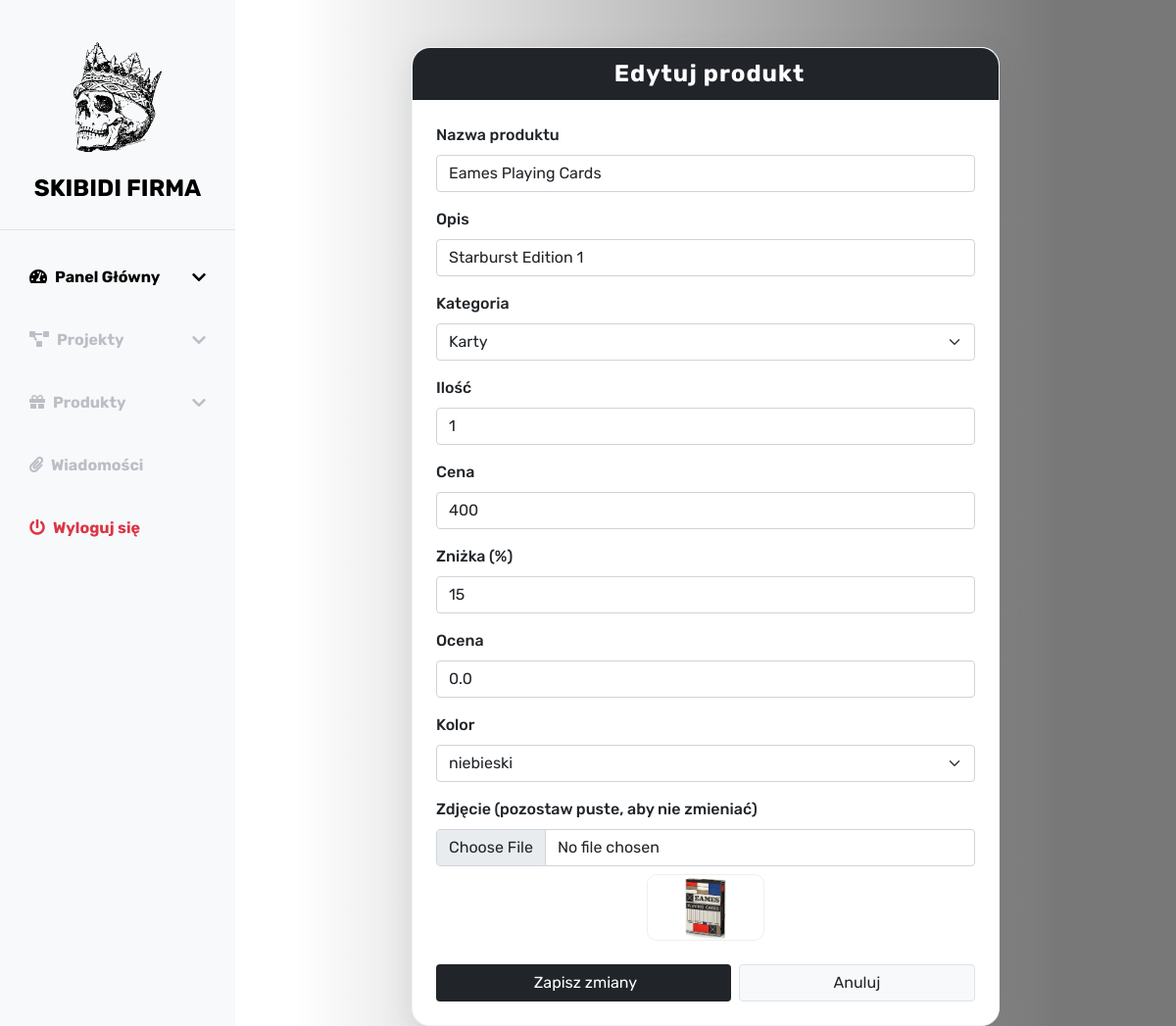
The app's page /admin/edit_product.php?id=14 with its own data.
### tables this page shows
CREATE TABLE `produkty` (
  `id` int(11) NOT NULL,
  `nazwa` varchar(50) NOT NULL,
  `opis` text NOT NULL,
  `kolor_id` int(11) DEFAULT NULL,
  `id_kategorii` int(11) NOT NULL,
  `ilosc` int(11) NOT NULL,
  `cena` float NOT NULL,
  `img_path` varchar(255) NOT NULL,
  `znizka` int(11) NOT NULL,
  `ocena` decimal(2,1) NOT NULL
);

CREATE TABLE `kategorie` (
  `id` int(11) NOT NULL,
  `kategoria` varchar(255) NOT NULL
);

CREATE TABLE `kolory` (
  `id` int(11) NOT NULL,
  `kolor` varchar(50) NOT NULL
);

### admin/edit_product.php (the view, shortened to what this page needs)
<?php
require_once("../misc/database.php");
$id = (int)$_GET['id'];
$result = mysqli_query($conn, "SELECT * FROM produkty WHERE id = $id");
$product = mysqli_fetch_assoc($result);
$cat_result = mysqli_query($conn, "SELECT id, kategoria FROM kategorie");
$color_result = mysqli_query($conn, "SELECT id, kolor FROM kolory");
?>
<!DOCTYPE html>
<html lang="pl">
<head>
    <?php include("../structure/admin/head.php"); ?>
</head>
<body>
    <?php include("../structure/admin/sidebar.php"); ?>
    <div class="container">
        <div class="edit-product-card card mt-5">
            <div class="card-header">
                <i class="bi bi-pencil-square me-2"></i>Edytuj produkt
            </div>
            <div class="card-body p-4">
                <form action="update_product.php" method="post" enctype="multipart/form-data">
                    <div class="mb-3">
                        <label class="form-label">Nazwa produktu</label>
                        <input type="text" name="product_name" class="form-control" value="<?= htmlspecialchars($product['nazwa']) ?>" required>
                    </div>
                    <div class="mb-3">
                        <label class="form-label">Opis</label>
                        <input type="text" name="product_desc" class="form-control" value="<?= htmlspecialchars($product['opis']) ?>">
                    </div>
                    <div class="mb-3">
                        <label class="form-label">Kategoria</label>
                        <select name="product_category" class="form-select">
                            <?php while ($cat = mysqli_fetch_assoc($cat_result)): ?>
                                <option value="<?= $cat['id'] ?>" <?= $cat['id'] == $product['id_kategorii'] ? 'selected' : '' ?>>
                                    <?= htmlspecialchars($cat['kategoria']) ?>
                                </option>
                            <?php endwhile; ?>
                        </select>
                    </div>
                    <div class="mb-3">
                        <label class="form-label">Ilość</label>
                        <input type="number" name="product_amount" class="form-control" value="<?= $product['ilosc'] ?>" min="0">
                    </div>
                    <div class="mb-3">
                        <label class="form-label">Cena</label>
                        <input type="number" step="0.01" name="product_price" class="form-control" value="<?= $product['cena'] ?>" required>
                    </div>
                    <div class="mb-3">
                        <label class="form-label">Zniżka (%)</label>
                        <input type="number" step="1" min="0" max="100" name="product_discount" class="form-control" value="<?= $product['znizka'] ?>">
                    </div>
                    <div class="mb-3">
                        <label class="form-label">Ocena</label>
                        <input type="number" step="0.1" min="0" max="5" name="product_rating" class="form-control" value="<?= $product['ocena'] ?>">
                    </div>
                    <div class="mb-3">
                        <label class="form-label">Kolor</label>
                        <select name="product_color" class="form-select">
                            <?php
                            mysqli_data_seek($color_result, 0);
                            while ($color = mysqli_fetch_assoc($color_result)): ?>
                                <option value="<?= $color['id'] ?>" <?= $color['id'] == $product['kolor_id'] ? 'selected' : '' ?>>
                                    <?= htmlspecialchars($color['kolor']) ?>
                                </option>
                            <?php endwhile; ?>
                        </select>
                    </div>
                    <div class="mb-3">
                        <label class="form-label">Zdjęcie (pozostaw puste, aby nie zmieniać)</label>
                        <input type="file" name="product_image" class="form-control">
                        <div class="mt-2 text-center">
                            <img src="../zdjecia/produkty/<?= htmlspecialchars($product['img_path']) ?>" width="120" alt="Aktualne zdjęcie">
                        </div>
                    </div>
                    <div class="d-flex gap-2 mt-4">
                        <button type="submit" class="btn btn-primary flex-grow-1"><i class="bi bi-save me-1"></i>Zapisz zmiany</button>
                        <a href="products.php" class="btn btn-secondary flex-grow-1">Anuluj</a>
                    </div>
                </form>
            </div>
        </div>
    </div>
</body>
</html>

### css/admin.css (style rules this page uses)
* { font-family: 'Rubik', sans-serif; }
:root { --main-bg-color: #000000; --main-text-color: #000000; --second-text-color: #bbbec5; --second-bg-color: #ffffff; }
html, body { height: 100%; margin: 0; display: flex; flex-direction: column; }

### admin/edit_product.php (style rules this page uses)
.edit-product-card { max-width: 600px; margin: 40px auto; border-radius: 18px; box-shadow: 0 10px 32px 0 rgba(60, 72, 88, .13); background: #fff; border: 1px solid #f1f3f6; }
.edit-product-card .form-label { font-weight: 500; }
.edit-product-card .card-header { background: #212529; color: #fff; border-radius: 18px 18px 0 0; text-align: center; font-size: 1.5rem; font-weight: 700; letter-spacing: 1px; }
.edit-product-card .btn-primary { background: #212529; border: none; }
.edit-product-card .btn-secondary { background: #f8f9fa; color: #212529; border: 1px solid #dee2e6; }
.edit-product-card img { border-radius: 10px; border: 1px solid #eee; background: #f8f9fa; }

### records on screen
produkty: product_name "Eames Playing Cards", product_desc "Starburst Edition 1", product_category "Karty", product_amount "1", product_price "400", product_discount "15", product_rating "0.0", product_color "niebieski", img_path (picture)
